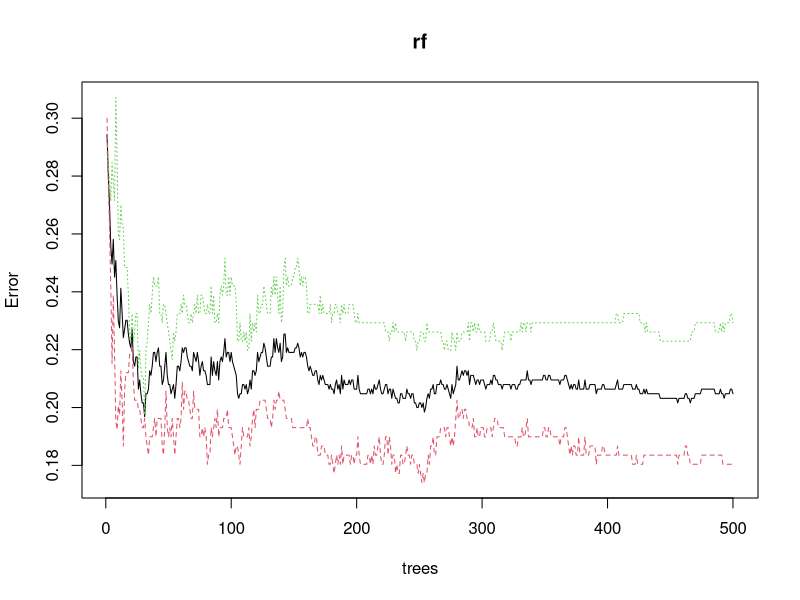

Write the R code that produced this figure. (Note: a time limit stopped this script after it produced the figure.)
library(randomForest)
library(datasets)
library(caret)
library(dplyr)
setwd("/Volumes/Seagate Backup Plus Drive/Stenella Proj/Analysis")

# load dataframes
CoastalSub<- read.csv('CoastalSubsample.csv')
CoastalSub$Population<- NULL
CoastalSub$X<- NULL
#Combine Coastal and Oceanic df
Ocean<- read.csv('Oceanic_Measurements_44.csv')
SpeciesSubDat44<- rbind(CoastalSub, Ocean)
SpeciesSubDat44$Recording<- NULL

data<- SpeciesSubDat44
data$Ecotype <- as.factor(data$Ecotype) # make ecotype a factor variable
table(data$Ecotype)
# Data Partition, set random seed 
set.seed(1234)
ind <- sample(2, nrow(data), replace = TRUE, prob = c(0.67, 0.33))
train <- data[ind==1,] # 635 whistles
test <- data[ind==2,] # 299 whistles

# Default RF
set.seed(1234)
rf <- randomForest(Ecotype ~., data=train, proximity=TRUE) 
print(rf)

# Prediction and confusion matrix for train data
p1 <- predict(rf, train)
confusionMatrix(p1, train$Ecotype)

#Train data accuracy is 100% that indicates all the values classified correctly
# Prediction and Confusion matrix for Test data 
p2 <- predict(rf, test)
confusionMatrix(p2, test$Ecotype) # test data accuracy is 82%

plot(rf) # error rate of rf around 22.36% for 500 trees, mtry of 2

# Tune mtry
set.seed(1234)
t<- tuneRF(train[,-1], train[,1],
           stepFactor = 0.5,
           ntreeTry= 500,
           trace= TRUE,
           improve=0.05) # mtry=2 is best
best.m<- t[t[,2]==min(t[,2]),1]
print(t)
print(best.m)

set.seed(1234)
rf <- randomForest(Ecotype ~., data=train, mtry=2, proximity=TRUE) 
print(rf)

# tune maxnodes
trControl <- trainControl(method = "cv",
                          number = 10,
                          search = "grid")
tunegrid= expand.grid(.mtry=2)
# tune max nodes by creating a loop
store_maxnode <- list() # results of code stored in this list
for (maxnodes in c(1: 25)) { #compute the model with values of maxnodes 15-25
  set.seed(1234)
  rf_maxnode <- train(Ecotype ~.,
                      data = train,
                      method = "rf",
                      metric = "Accuracy",
                      tuneGrid = tunegrid,
                      trControl = trControl,
                      importance = TRUE,
                      nodesize = 14,
                      maxnodes = maxnodes, # for each iteration
                      ntree = 300)
  current_iteration <- toString(maxnodes) # store the value of maxnode as a string variable
  store_maxnode[[current_iteration]] <- rf_maxnode # save the result of the model in the list
}
results_mtry <- resamples(store_maxnode)# arrange the results of the model
summary(results_mtry) # print summary of all combinations , try with higher values to see if you can get higher numbers if necessary
# max nodes = 21

# # nodes in the tree, ntree
hist(treesize(rf),
     main = 'No. of Nodes for the Trees',
     col = 'green')
trControl <- trainControl(method = "cv",
                          number = 10,
                          search = "grid")
tunegrid= expand.grid(.mtry=2)
store_maxtrees <- list()
for (ntree in c(250, 300, 350, 400, 450, 500, 550, 600, 800, 1000, 2000, 10000, 15000)) {
  set.seed(1234)
  rf_maxtrees <- train(Ecotype ~.,
                       data = train,
                       method = "rf",
                       metric = "Accuracy",
                       tuneGrid = tunegrid,
                       trControl = trControl,
                       importance = TRUE,
                       nodesize = 14,
                       maxnodes = 21,
                       ntree = ntree)
  key <- toString(ntree)
  store_maxtrees[[key]] <- rf_maxtrees
}
results_tree <- resamples(store_maxtrees)
summary(results_tree) 

# Run final RF
set.seed(1234)
final_rf<- randomForest(Ecotype~., data=train, ntree=800, mtry=2, proximity=TRUE)
print(final_rf)

pTrain <- predict(final_rf, train)
confusionMatrix(pTrain, train$Ecotype)

#Train data accuracy is 87.18% that indicates all the values classified correctly
# Prediction and Confusion matrix for Test data 
pTest <- predict(final_rf, test)
confusionMatrix(pTest, test$Ecotype) # test data accuracy is 79.14%

plot(final_rf) # error rate of rf around 20.25% for 800 trees, mtry of 2

varImpPlot(final_rf,
           sort = T,
           n.var = 8,
           main = "Variable Importance")
importance(final_rf)

# Partial Dependence Plots
partialPlot(rf, as.data.frame(train), Minimum.Frequency..kHz., "Coastal")
partialPlot(rf, as.data.frame(train), Minimum.Frequency..kHz., "Oceanic")

partialPlot(rf, as.data.frame(train), Peak.Frequency..kHz., "Oceanic")
partialPlot(rf, as.data.frame(train), Peak.Frequency..kHz., "Coastal")

partialPlot(rf, as.data.frame(train), Duration..s., "Coastal")
partialPlot(rf, as.data.frame(train), Duration..s., "Oceanic")
